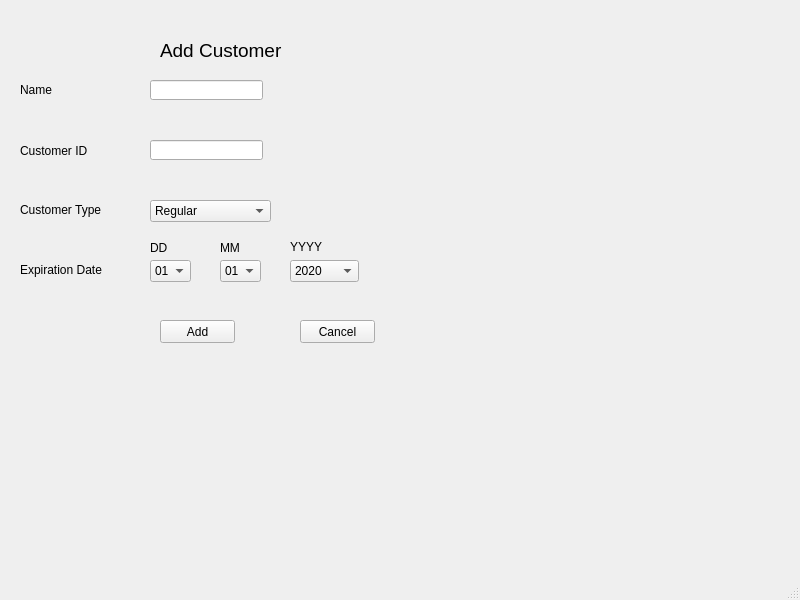
<?xml version="1.0" encoding="UTF-8"?>
<ui version="4.0">
 <class>AdminPage</class>
 <widget class="QMainWindow" name="AdminPage">
  <property name="geometry">
   <rect>
    <x>0</x>
    <y>0</y>
    <width>800</width>
    <height>600</height>
   </rect>
  </property>
  <property name="windowTitle">
   <string>MainWindow</string>
  </property>
  <widget class="QWidget" name="centralwidget">
   <widget class="QStackedWidget" name="stackedWidget">
    <property name="geometry">
     <rect>
      <x>0</x>
      <y>0</y>
      <width>781</width>
      <height>551</height>
     </rect>
    </property>
    <property name="currentIndex">
     <number>2</number>
    </property>
    <widget class="QWidget" name="adminHomePage">
     <widget class="QLabel" name="label">
      <property name="geometry">
       <rect>
        <x>40</x>
        <y>40</y>
        <width>151</width>
        <height>41</height>
       </rect>
      </property>
      <property name="font">
       <font>
        <pointsize>11</pointsize>
        <weight>75</weight>
        <bold>true</bold>
       </font>
      </property>
      <property name="text">
       <string>ADMIN PAGE</string>
      </property>
     </widget>
     <widget class="QPushButton" name="addCustomersBttn">
      <property name="geometry">
       <rect>
        <x>40</x>
        <y>100</y>
        <width>131</width>
        <height>23</height>
       </rect>
      </property>
      <property name="text">
       <string>Add Customer</string>
      </property>
     </widget>
     <widget class="QPushButton" name="deleteCustomersBttn">
      <property name="geometry">
       <rect>
        <x>40</x>
        <y>160</y>
        <width>131</width>
        <height>23</height>
       </rect>
      </property>
      <property name="text">
       <string>Delete Customer</string>
      </property>
     </widget>
     <widget class="QPushButton" name="addItemBttn">
      <property name="geometry">
       <rect>
        <x>40</x>
        <y>220</y>
        <width>131</width>
        <height>23</height>
       </rect>
      </property>
      <property name="text">
       <string>Add Item</string>
      </property>
     </widget>
     <widget class="QPushButton" name="deleteItemBttn">
      <property name="geometry">
       <rect>
        <x>40</x>
        <y>280</y>
        <width>131</width>
        <height>23</height>
       </rect>
      </property>
      <property name="text">
       <string>Delete Item</string>
      </property>
     </widget>
     <widget class="QPushButton" name="Close">
      <property name="geometry">
       <rect>
        <x>40</x>
        <y>360</y>
        <width>91</width>
        <height>23</height>
       </rect>
      </property>
      <property name="text">
       <string>Close</string>
      </property>
     </widget>
     <widget class="QPushButton" name="createPurchasesBtn">
      <property name="geometry">
       <rect>
        <x>380</x>
        <y>90</y>
        <width>151</width>
        <height>23</height>
       </rect>
      </property>
      <property name="text">
       <string>Create Purchases</string>
      </property>
     </widget>
    </widget>
    <widget class="QWidget" name="CreatePurchasesPage">
     <widget class="QLabel" name="label_10">
      <property name="geometry">
       <rect>
        <x>30</x>
        <y>10</y>
        <width>221</width>
        <height>51</height>
       </rect>
      </property>
      <property name="font">
       <font>
        <pointsize>12</pointsize>
        <weight>75</weight>
        <bold>true</bold>
       </font>
      </property>
      <property name="text">
       <string>CREATE PURCHASES PAGE</string>
      </property>
     </widget>
     <widget class="QLabel" name="label_11">
      <property name="geometry">
       <rect>
        <x>40</x>
        <y>80</y>
        <width>111</width>
        <height>20</height>
       </rect>
      </property>
      <property name="text">
       <string>Name</string>
      </property>
     </widget>
     <widget class="QLabel" name="label_12">
      <property name="geometry">
       <rect>
        <x>40</x>
        <y>140</y>
        <width>111</width>
        <height>21</height>
       </rect>
      </property>
      <property name="text">
       <string>Customer ID</string>
      </property>
     </widget>
     <widget class="QLineEdit" name="addYearLineEdit">
      <property name="geometry">
       <rect>
        <x>310</x>
        <y>260</y>
        <width>51</width>
        <height>20</height>
       </rect>
      </property>
     </widget>
     <widget class="QLineEdit" name="addNameLineEdit">
      <property name="geometry">
       <rect>
        <x>170</x>
        <y>80</y>
        <width>113</width>
        <height>20</height>
       </rect>
      </property>
     </widget>
     <widget class="QLabel" name="label_13">
      <property name="geometry">
       <rect>
        <x>40</x>
        <y>200</y>
        <width>121</width>
        <height>20</height>
       </rect>
      </property>
      <property name="text">
       <string>Customer Type</string>
      </property>
     </widget>
     <widget class="QLabel" name="label_14">
      <property name="geometry">
       <rect>
        <x>40</x>
        <y>260</y>
        <width>111</width>
        <height>20</height>
       </rect>
      </property>
      <property name="text">
       <string>Expiration Date</string>
      </property>
     </widget>
     <widget class="QLabel" name="label_15">
      <property name="geometry">
       <rect>
        <x>180</x>
        <y>240</y>
        <width>21</width>
        <height>16</height>
       </rect>
      </property>
      <property name="text">
       <string>MM</string>
      </property>
     </widget>
     <widget class="QLabel" name="label_16">
      <property name="geometry">
       <rect>
        <x>310</x>
        <y>240</y>
        <width>47</width>
        <height>13</height>
       </rect>
      </property>
      <property name="text">
       <string>YYYY</string>
      </property>
     </widget>
     <widget class="QLineEdit" name="addDayLineEdit">
      <property name="geometry">
       <rect>
        <x>230</x>
        <y>260</y>
        <width>41</width>
        <height>20</height>
       </rect>
      </property>
     </widget>
     <widget class="QLineEdit" name="addMonthLineEdit">
      <property name="geometry">
       <rect>
        <x>170</x>
        <y>260</y>
        <width>41</width>
        <height>20</height>
       </rect>
      </property>
     </widget>
     <widget class="QLabel" name="label_17">
      <property name="geometry">
       <rect>
        <x>240</x>
        <y>240</y>
        <width>21</width>
        <height>16</height>
       </rect>
      </property>
      <property name="text">
       <string>DD</string>
      </property>
     </widget>
     <widget class="QLineEdit" name="addIdLineEdit">
      <property name="geometry">
       <rect>
        <x>170</x>
        <y>140</y>
        <width>113</width>
        <height>20</height>
       </rect>
      </property>
     </widget>
     <widget class="QLabel" name="label_18">
      <property name="geometry">
       <rect>
        <x>430</x>
        <y>80</y>
        <width>81</width>
        <height>20</height>
       </rect>
      </property>
      <property name="text">
       <string>Pick Item: </string>
      </property>
     </widget>
     <widget class="QComboBox" name="pickItemComboBox">
      <property name="geometry">
       <rect>
        <x>540</x>
        <y>80</y>
        <width>151</width>
        <height>22</height>
       </rect>
      </property>
     </widget>
     <widget class="QLabel" name="label_24">
      <property name="geometry">
       <rect>
        <x>430</x>
        <y>160</y>
        <width>81</width>
        <height>20</height>
       </rect>
      </property>
      <property name="text">
       <string>Quantity:</string>
      </property>
     </widget>
     <widget class="QComboBox" name="pickQtyLComboBox">
      <property name="geometry">
       <rect>
        <x>540</x>
        <y>160</y>
        <width>101</width>
        <height>22</height>
       </rect>
      </property>
     </widget>
     <widget class="QPushButton" name="createPurchasePushBtn">
      <property name="geometry">
       <rect>
        <x>140</x>
        <y>370</y>
        <width>101</width>
        <height>23</height>
       </rect>
      </property>
      <property name="text">
       <string>Create Purchase</string>
      </property>
     </widget>
     <widget class="QPushButton" name="createPurchaseBackBtn">
      <property name="geometry">
       <rect>
        <x>320</x>
        <y>370</y>
        <width>101</width>
        <height>23</height>
       </rect>
      </property>
      <property name="text">
       <string>Back</string>
      </property>
     </widget>
     <widget class="QComboBox" name="customerTypeComboBox">
      <property name="geometry">
       <rect>
        <x>170</x>
        <y>200</y>
        <width>121</width>
        <height>22</height>
       </rect>
      </property>
     </widget>
    </widget>
    <widget class="QWidget" name="addCustomer">
     <widget class="QPushButton" name="cancelButton">
      <property name="geometry">
       <rect>
        <x>300</x>
        <y>320</y>
        <width>75</width>
        <height>23</height>
       </rect>
      </property>
      <property name="text">
       <string>Cancel</string>
      </property>
     </widget>
     <widget class="QLabel" name="label_7">
      <property name="geometry">
       <rect>
        <x>220</x>
        <y>240</y>
        <width>21</width>
        <height>16</height>
       </rect>
      </property>
      <property name="text">
       <string>MM</string>
      </property>
     </widget>
     <widget class="QLabel" name="label_2">
      <property name="geometry">
       <rect>
        <x>160</x>
        <y>30</y>
        <width>231</width>
        <height>41</height>
       </rect>
      </property>
      <property name="font">
       <font>
        <pointsize>14</pointsize>
       </font>
      </property>
      <property name="text">
       <string>Add Customer</string>
      </property>
     </widget>
     <widget class="QLabel" name="label_4">
      <property name="geometry">
       <rect>
        <x>20</x>
        <y>200</y>
        <width>121</width>
        <height>20</height>
       </rect>
      </property>
      <property name="text">
       <string>Customer Type</string>
      </property>
     </widget>
     <widget class="QLineEdit" name="addID">
      <property name="geometry">
       <rect>
        <x>150</x>
        <y>140</y>
        <width>113</width>
        <height>20</height>
       </rect>
      </property>
     </widget>
     <widget class="QLabel" name="label_6">
      <property name="geometry">
       <rect>
        <x>150</x>
        <y>240</y>
        <width>21</width>
        <height>16</height>
       </rect>
      </property>
      <property name="text">
       <string>DD</string>
      </property>
     </widget>
     <widget class="QLabel" name="label_3">
      <property name="geometry">
       <rect>
        <x>20</x>
        <y>140</y>
        <width>111</width>
        <height>21</height>
       </rect>
      </property>
      <property name="text">
       <string>Customer ID</string>
      </property>
     </widget>
     <widget class="QLineEdit" name="addName">
      <property name="geometry">
       <rect>
        <x>150</x>
        <y>80</y>
        <width>113</width>
        <height>20</height>
       </rect>
      </property>
     </widget>
     <widget class="QLabel" name="label_5">
      <property name="geometry">
       <rect>
        <x>20</x>
        <y>260</y>
        <width>111</width>
        <height>20</height>
       </rect>
      </property>
      <property name="text">
       <string>Expiration Date</string>
      </property>
     </widget>
     <widget class="QLabel" name="label_8">
      <property name="geometry">
       <rect>
        <x>290</x>
        <y>240</y>
        <width>47</width>
        <height>13</height>
       </rect>
      </property>
      <property name="text">
       <string>YYYY</string>
      </property>
     </widget>
     <widget class="QLabel" name="label_9">
      <property name="geometry">
       <rect>
        <x>20</x>
        <y>80</y>
        <width>111</width>
        <height>20</height>
       </rect>
      </property>
      <property name="text">
       <string>Name</string>
      </property>
     </widget>
     <widget class="QPushButton" name="addButton">
      <property name="geometry">
       <rect>
        <x>160</x>
        <y>320</y>
        <width>75</width>
        <height>23</height>
       </rect>
      </property>
      <property name="text">
       <string>Add</string>
      </property>
     </widget>
     <widget class="QComboBox" name="typeComboBox_2">
      <property name="geometry">
       <rect>
        <x>150</x>
        <y>200</y>
        <width>121</width>
        <height>22</height>
       </rect>
      </property>
      <item>
       <property name="text">
        <string>Regular</string>
       </property>
      </item>
      <item>
       <property name="text">
        <string>Executive</string>
       </property>
      </item>
     </widget>
     <widget class="QComboBox" name="dayComboBox_2">
      <property name="geometry">
       <rect>
        <x>150</x>
        <y>260</y>
        <width>41</width>
        <height>22</height>
       </rect>
      </property>
      <item>
       <property name="text">
        <string>01</string>
       </property>
      </item>
      <item>
       <property name="text">
        <string>02</string>
       </property>
      </item>
      <item>
       <property name="text">
        <string>03</string>
       </property>
      </item>
      <item>
       <property name="text">
        <string>04</string>
       </property>
      </item>
      <item>
       <property name="text">
        <string>05</string>
       </property>
      </item>
      <item>
       <property name="text">
        <string>06</string>
       </property>
      </item>
      <item>
       <property name="text">
        <string>07</string>
       </property>
      </item>
      <item>
       <property name="text">
        <string>08</string>
       </property>
      </item>
      <item>
       <property name="text">
        <string>09</string>
       </property>
      </item>
      <item>
       <property name="text">
        <string>10</string>
       </property>
      </item>
      <item>
       <property name="text">
        <string>11</string>
       </property>
      </item>
      <item>
       <property name="text">
        <string>12</string>
       </property>
      </item>
      <item>
       <property name="text">
        <string>13</string>
       </property>
      </item>
      <item>
       <property name="text">
        <string>14</string>
       </property>
      </item>
      <item>
       <property name="text">
        <string>15</string>
       </property>
      </item>
      <item>
       <property name="text">
        <string>16</string>
       </property>
      </item>
      <item>
       <property name="text">
        <string>17</string>
       </property>
      </item>
      <item>
       <property name="text">
        <string>18</string>
       </property>
      </item>
      <item>
       <property name="text">
        <string>19</string>
       </property>
      </item>
      <item>
       <property name="text">
        <string>20</string>
       </property>
      </item>
      <item>
       <property name="text">
        <string>21</string>
       </property>
      </item>
      <item>
       <property name="text">
        <string>22</string>
       </property>
      </item>
      <item>
       <property name="text">
        <string>23</string>
       </property>
      </item>
      <item>
       <property name="text">
        <string>24</string>
       </property>
      </item>
      <item>
       <property name="text">
        <string>25</string>
       </property>
      </item>
      <item>
       <property name="text">
        <string>26</string>
       </property>
      </item>
      <item>
       <property name="text">
        <string>27</string>
       </property>
      </item>
      <item>
       <property name="text">
        <string>28</string>
       </property>
      </item>
      <item>
       <property name="text">
        <string>29</string>
       </property>
      </item>
      <item>
       <property name="text">
        <string>30</string>
       </property>
      </item>
      <item>
       <property name="text">
        <string>31</string>
       </property>
      </item>
     </widget>
     <widget class="QComboBox" name="monthComboBox_2">
      <property name="geometry">
       <rect>
        <x>220</x>
        <y>260</y>
        <width>41</width>
        <height>22</height>
       </rect>
      </property>
      <item>
       <property name="text">
        <string>01</string>
       </property>
      </item>
      <item>
       <property name="text">
        <string>02</string>
       </property>
      </item>
      <item>
       <property name="text">
        <string>03</string>
       </property>
      </item>
      <item>
       <property name="text">
        <string>04</string>
       </property>
      </item>
      <item>
       <property name="text">
        <string>05</string>
       </property>
      </item>
      <item>
       <property name="text">
        <string>06</string>
       </property>
      </item>
      <item>
       <property name="text">
        <string>07</string>
       </property>
      </item>
      <item>
       <property name="text">
        <string>08</string>
       </property>
      </item>
      <item>
       <property name="text">
        <string>09</string>
       </property>
      </item>
      <item>
       <property name="text">
        <string>10</string>
       </property>
      </item>
      <item>
       <property name="text">
        <string>11</string>
       </property>
      </item>
      <item>
       <property name="text">
        <string>12</string>
       </property>
      </item>
     </widget>
     <widget class="QComboBox" name="yearComboBox_2">
      <property name="geometry">
       <rect>
        <x>290</x>
        <y>260</y>
        <width>69</width>
        <height>22</height>
       </rect>
      </property>
      <item>
       <property name="text">
        <string>2020</string>
       </property>
      </item>
      <item>
       <property name="text">
        <string>2021</string>
       </property>
      </item>
      <item>
       <property name="text">
        <string>2022</string>
       </property>
      </item>
     </widget>
    </widget>
    <widget class="QWidget" name="addItem">
     <widget class="QLineEdit" name="addItemQty">
      <property name="geometry">
       <rect>
        <x>244</x>
        <y>300</y>
        <width>81</width>
        <height>20</height>
       </rect>
      </property>
     </widget>
     <widget class="QPushButton" name="addItemConfirm">
      <property name="geometry">
       <rect>
        <x>174</x>
        <y>380</y>
        <width>75</width>
        <height>23</height>
       </rect>
      </property>
      <property name="text">
       <string>Add Item</string>
      </property>
     </widget>
     <widget class="QLabel" name="label_19">
      <property name="geometry">
       <rect>
        <x>124</x>
        <y>240</y>
        <width>101</width>
        <height>20</height>
       </rect>
      </property>
      <property name="text">
       <string>Item Price</string>
      </property>
     </widget>
     <widget class="QLineEdit" name="addItemName">
      <property name="geometry">
       <rect>
        <x>244</x>
        <y>190</y>
        <width>161</width>
        <height>20</height>
       </rect>
      </property>
     </widget>
     <widget class="QLabel" name="label_20">
      <property name="geometry">
       <rect>
        <x>124</x>
        <y>300</y>
        <width>111</width>
        <height>20</height>
       </rect>
      </property>
      <property name="text">
       <string>Item Quantity</string>
      </property>
     </widget>
     <widget class="QPushButton" name="cancelButton_3">
      <property name="geometry">
       <rect>
        <x>364</x>
        <y>380</y>
        <width>75</width>
        <height>23</height>
       </rect>
      </property>
      <property name="text">
       <string>Cancel</string>
      </property>
     </widget>
     <widget class="QLabel" name="label_21">
      <property name="geometry">
       <rect>
        <x>124</x>
        <y>190</y>
        <width>91</width>
        <height>20</height>
       </rect>
      </property>
      <property name="text">
       <string>Item Name</string>
      </property>
     </widget>
     <widget class="QLineEdit" name="addItemPrice">
      <property name="geometry">
       <rect>
        <x>244</x>
        <y>240</y>
        <width>81</width>
        <height>20</height>
       </rect>
      </property>
     </widget>
     <widget class="QLabel" name="label_22">
      <property name="geometry">
       <rect>
        <x>140</x>
        <y>150</y>
        <width>461</width>
        <height>20</height>
       </rect>
      </property>
      <property name="text">
       <string>Please fill in all fields to add a new item to the database</string>
      </property>
     </widget>
     <widget class="QLabel" name="label_23">
      <property name="geometry">
       <rect>
        <x>244</x>
        <y>90</y>
        <width>121</width>
        <height>41</height>
       </rect>
      </property>
      <property name="font">
       <font>
        <pointsize>15</pointsize>
       </font>
      </property>
      <property name="text">
       <string>Add Item</string>
      </property>
     </widget>
    </widget>
   </widget>
  </widget>
  <widget class="QMenuBar" name="menubar">
   <property name="geometry">
    <rect>
     <x>0</x>
     <y>0</y>
     <width>800</width>
     <height>21</height>
    </rect>
   </property>
  </widget>
  <widget class="QStatusBar" name="statusbar"/>
 </widget>
 <resources/>
 <connections/>
</ui>
